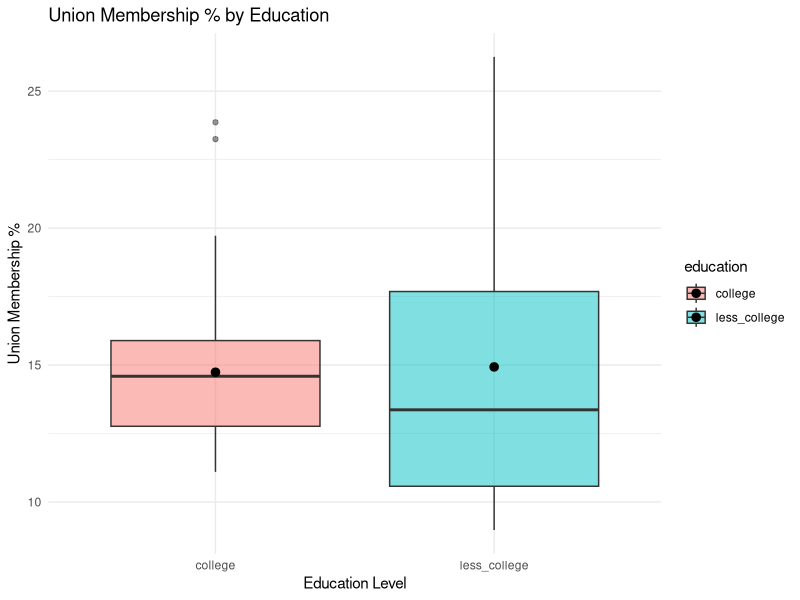
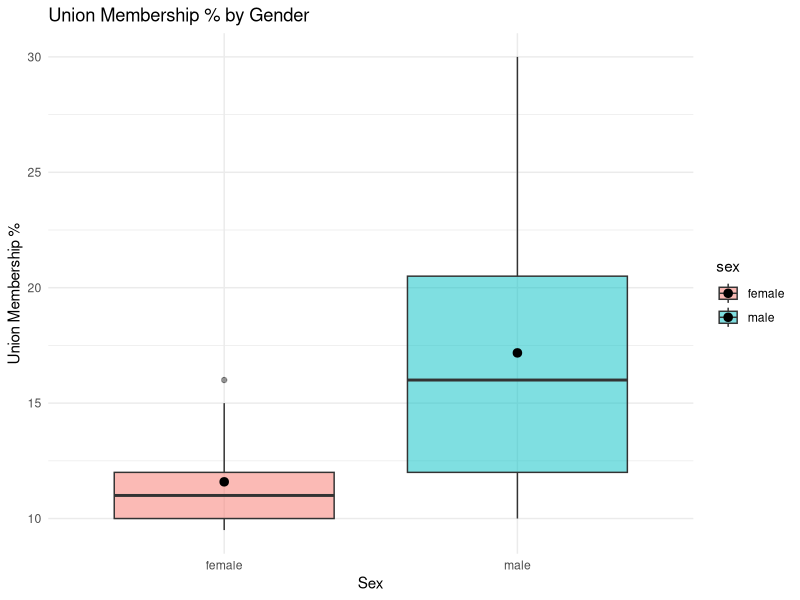
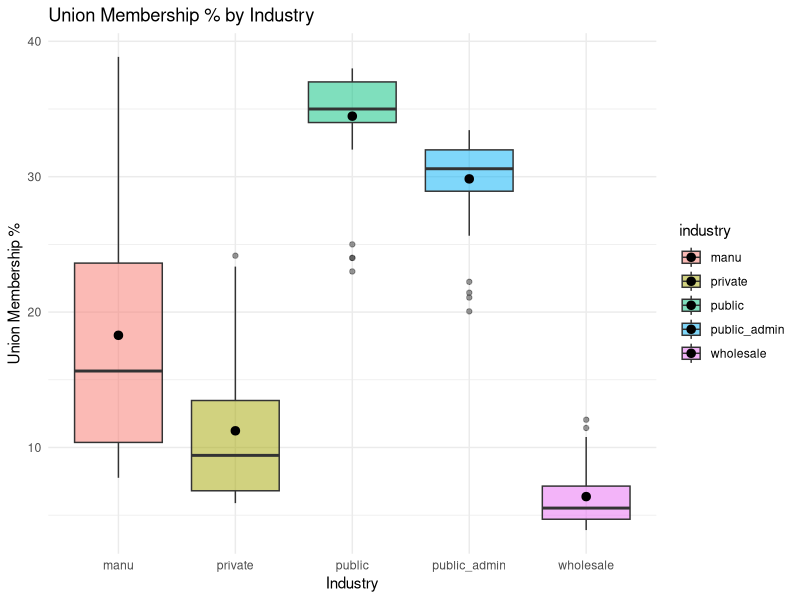
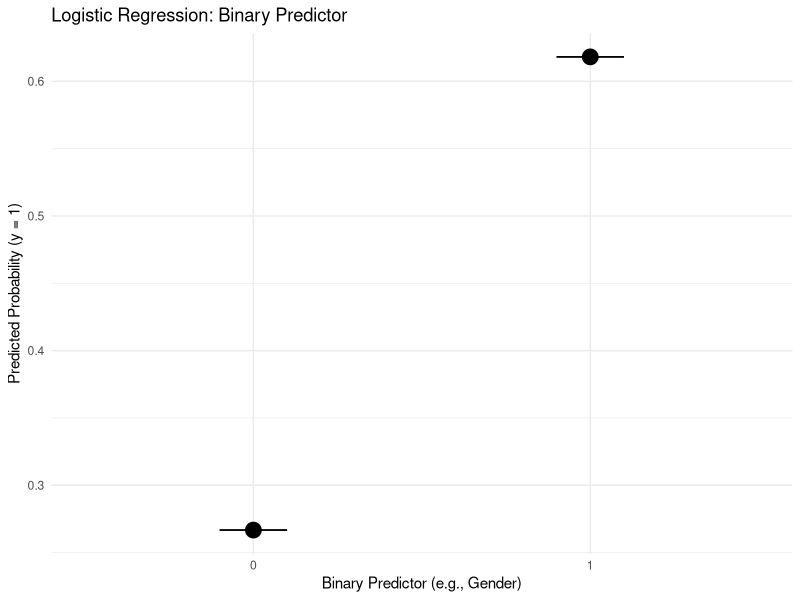
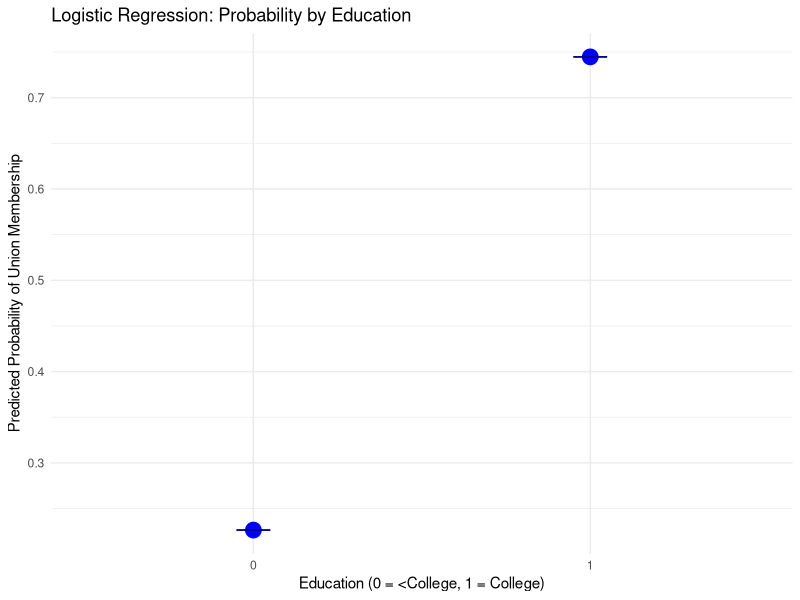
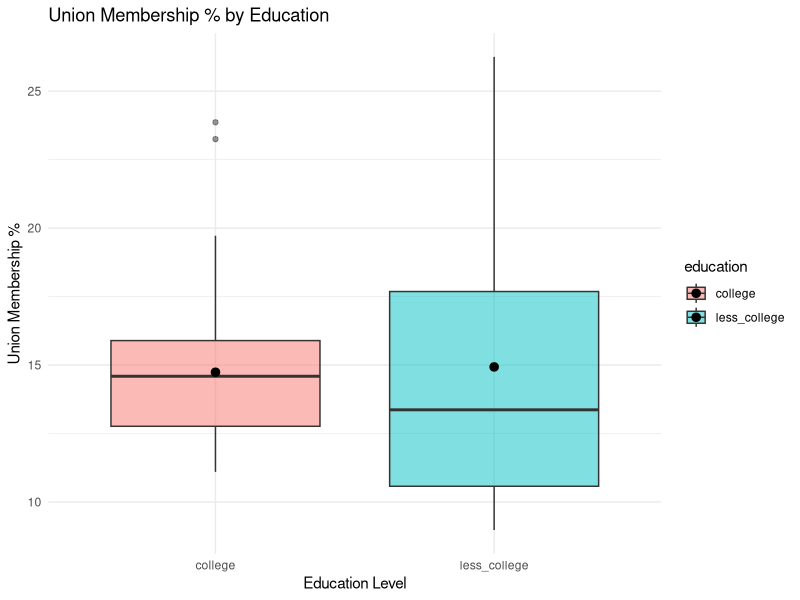
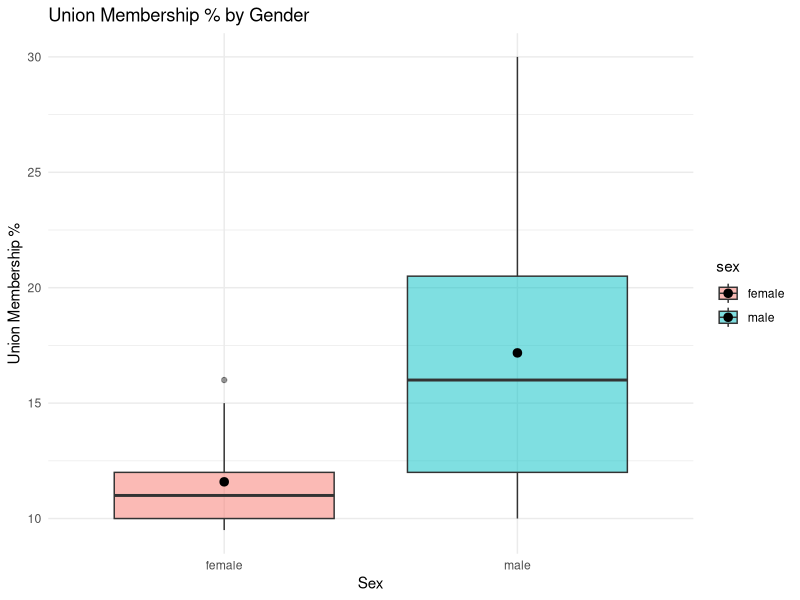
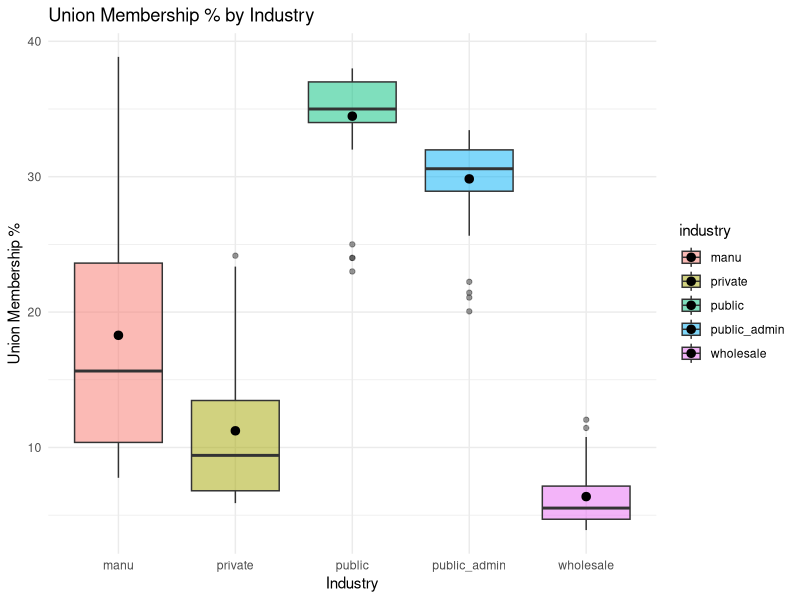

These figures' R source, in order:
library(tidyverse)

# College graduates
college <- read_csv("Project 1/Data/members_coll_plus.csv", skip = 3, 
                    col_types = list(col_double())) 
names(college) <- c("year", "sample_size","employment","members","covered",
                    "perc_mem","per_coverage")
college$perc_mem <- as.numeric(substr(college$perc_mem, 1, 10))
college$per_coverage <- as.numeric(substr(college$per_coverage, 1, 10))
college <- college[-52,]
college$education <- rep("college", 51)

# Less than college
less_college <- read_csv("Project 1/Data/members_less_th_coll (1).csv", skip = 3,
                    col_types = list(col_double()))
names(less_college) <- c("year", "sample_size","employment","members","covered",
                         "perc_mem","per_coverage")
less_college$perc_mem <- as.numeric(substr(less_college$perc_mem, 1, 10))
less_college$per_coverage <- as.numeric(substr(less_college$per_coverage, 1, 10))
less_college <- less_college[-52,]
less_college$education <- rep("less_college", 51)

# Female
female <- read_csv("Project 1/Data/members_fem (2).csv", skip = 3,
                    col_types = list(col_double()))
names(female) <- c("year", "sample_size","employment","members","covered",
                         "perc_mem","per_coverage")
female$perc_mem <- as.numeric(substr(female$perc_mem, 1, 3))
female$per_coverage <- as.numeric(substr(female$per_coverage, 1, 3))
female <- female[-52,]
female$sex <- rep("female", 51)


# Male
male <- read_csv("Project 1/Data/members_male (2).csv", skip = 3,
                    col_types = list(col_double())) 
names(male) <- c("year", "sample_size","employment","members","covered",
                "perc_mem","per_coverage")
male$perc_mem <- as.numeric(substr(male$perc_mem, 1, 3))
male$per_coverage <- as.numeric(substr(male$per_coverage, 1, 3))
male <- male[-52,]
male$sex <- rep("male", 51)


# Public sector
public <- read_csv("Project 1/Data/Public.csv", skip = 2,
                    col_types = list(col_double())) 
names(public) <- c("year", "sample_size","employment","members","covered",
                   "perc_mem","per_coverage")
public$perc_mem <- as.numeric(substr(public$perc_mem, 1, 3))
public$per_coverage <- as.numeric(substr(public$per_coverage, 1, 3))
public <- public[-52,c(1:7)]
public$industry <- rep("public", 51)

# Private sector
private <- read_csv("Project 1/Data/members_priv.csv", skip = 3,
                    col_types = list(col_double())) 
names(private) <-c("year", "sample_size","employment","members","covered",
                   "perc_mem","per_coverage")
private$perc_mem <- as.numeric(substr(private$perc_mem, 1, 10))
private$per_coverage <- as.numeric(substr(private$per_coverage, 1, 10))
private <- private[-52,]
private$industry <- rep("private", 51)

# Manufacturing
manufacturing <- read_csv("Project 1/Data/members_manuf.csv", skip = 3,
                    col_types = list(col_double())) 
names(manufacturing) <- c("year", "sample_size","employment","members","covered",
                          "perc_mem","per_coverage")
manufacturing$perc_mem <- as.numeric(substr(manufacturing$perc_mem, 1, 10))
manufacturing$per_coverage <- as.numeric(substr(manufacturing$per_coverage, 1, 10))
manufacturing <- manufacturing[-52,]
manufacturing$industry <- rep("manu", 51)

# Wholesale/Retail
wholesale <- read_csv("Project 1/Data/members_whole_ret.csv", skip = 3,
                    col_types = list(col_double())) 
names(wholesale) <- c("year", "sample_size","employment","members","covered",
                      "perc_mem","per_coverage")
wholesale$perc_mem <- as.numeric(substr(wholesale$perc_mem, 1, 10))
wholesale$per_coverage <- as.numeric(substr(wholesale$per_coverage, 1, 10))
wholesale <- wholesale[-52,]
wholesale$industry <- rep("wholesale", 51)

# Public administration
public_admin <- read_csv("Project 1/Data/members_public_admin.csv", skip = 3,
                    col_types = list(col_double()))
names(public_admin) <- c("year", "sample_size","employment","members","covered",
                         "perc_mem","per_coverage")
public_admin$perc_mem <- as.numeric(substr(public_admin$perc_mem, 1, 10))
public_admin$per_coverage <- as.numeric(substr(public_admin$per_coverage, 1, 10))
public_admin <- public_admin[-52,]
public_admin$industry <- rep("public_admin", 51)



### Table for model with education

education_data <- tibble(rbind(college, less_college))
mod1<-lm(perc_mem~education, data=education_data)
summary(mod1)

### Table for model with gender

sex_data <- tibble(rbind(male, female))
mod2<-lm(perc_mem~sex, data=sex_data)
summary(mod2)

### Table for model with industry

industry_data <- tibble(rbind(private, public, manufacturing,
                              wholesale, public_admin))
mod3<-lm(perc_mem~industry, data=industry_data)
summary(mod3)

library(ggplot2)
library(dplyr)
library(Hmisc)  # for mean_cl_boot

# Table 1: Boxplot by Education
plot1 <- ggplot(education_data, aes(x = education, y = perc_mem, fill = education)) +
  geom_boxplot(alpha = 0.5) +
  stat_summary(fun = mean, geom = "point", shape = 20, size = 4, color = "black") +
  labs(title = "Union Membership % by Education",
       x = "Education Level", y = "Union Membership %") +
  theme_minimal()

ggsave("table1_education.png", plot = plot1, width = 6, height = 4, dpi = 300)
print(plot1)
# Table 2: Boxplot by Sex
plot2 <- ggplot(sex_data, aes(x = sex, y = perc_mem, fill = sex)) +
  geom_boxplot(alpha = 0.5) +
  stat_summary(fun = mean, geom = "point", shape = 20, size = 4, color = "black") +
  labs(title = "Union Membership % by Gender",
       x = "Sex", y = "Union Membership %") +
  theme_minimal()

ggsave("table2_sex.png", plot = plot2, width = 6, height = 4, dpi = 300)
print(plot2)
# Table 3: Boxplot by Industry 
plot3 <- ggplot(industry_data, aes(x = industry, y = perc_mem, fill = industry)) +
  geom_boxplot(alpha = 0.5) +
  stat_summary(fun = mean, geom = "point", shape = 20, size = 4, color = "black") +
  labs(title = "Union Membership % by Industry",
       x = "Industry", y = "Union Membership %") +
  theme_minimal()

ggsave("table3_industry.png", plot = plot3, width = 7, height = 4, dpi = 300)
print(plot3)
# Table 4: Logistic Regression (Simulated Binary Predictor) 
set.seed(42)
x <- rbinom(100, 1, 0.5)
prob <- 1 / (1 + exp(-(-1 + 2 * x)))
y <- rbinom(100, 1, prob)
df1 <- data.frame(x = x, y = y)
model1 <- glm(y ~ x, data = df1, family = binomial)
df1$predicted <- predict(model1, type = "response")

plot4 <- ggplot(df1, aes(x = factor(x), y = predicted)) +
  stat_summary(fun = mean, geom = "point", size = 5) +
  stat_summary(fun.data = mean_cl_boot, geom = "errorbar", width = 0.2) +
  labs(x = "Binary Predictor (e.g., Gender)", y = "Predicted Probability (y = 1)",
       title = "Logistic Regression: Binary Predictor") +
  theme_minimal()
print(plot4)
ggsave("table4_logistic_binary.png", plot = plot4, width = 6, height = 4, dpi = 300)

# Table 5: Logistic Regression by Education 
set.seed(123)
n <- 100
education <- rbinom(n, 1, 0.5)
prob_union <- 1 / (1 + exp(-( -1 + 2 * education )))  
union_member <- rbinom(n, 1, prob_union)
df2 <- data.frame(union_member, education)
model2 <- glm(union_member ~ education, data = df2, family = binomial)
df2$predicted_prob <- predict(model2, type = "response")

plot5 <- ggplot(df2, aes(x = factor(education), y = predicted_prob)) +
  stat_summary(fun = mean, geom = "point", size = 5, color = "blue") +
  stat_summary(fun.data = mean_cl_boot, geom = "errorbar", width = 0.1, color = "darkblue") +
  labs(
    x = "Education (0 = <College, 1 = College)",
    y = "Predicted Probability of Union Membership",
    title = "Logistic Regression: Probability by Education"
  ) +
  theme_minimal()

ggsave("table5_logistic_education.png", plot = plot5, width = 6, height = 4, dpi = 300)
print(plot5)
